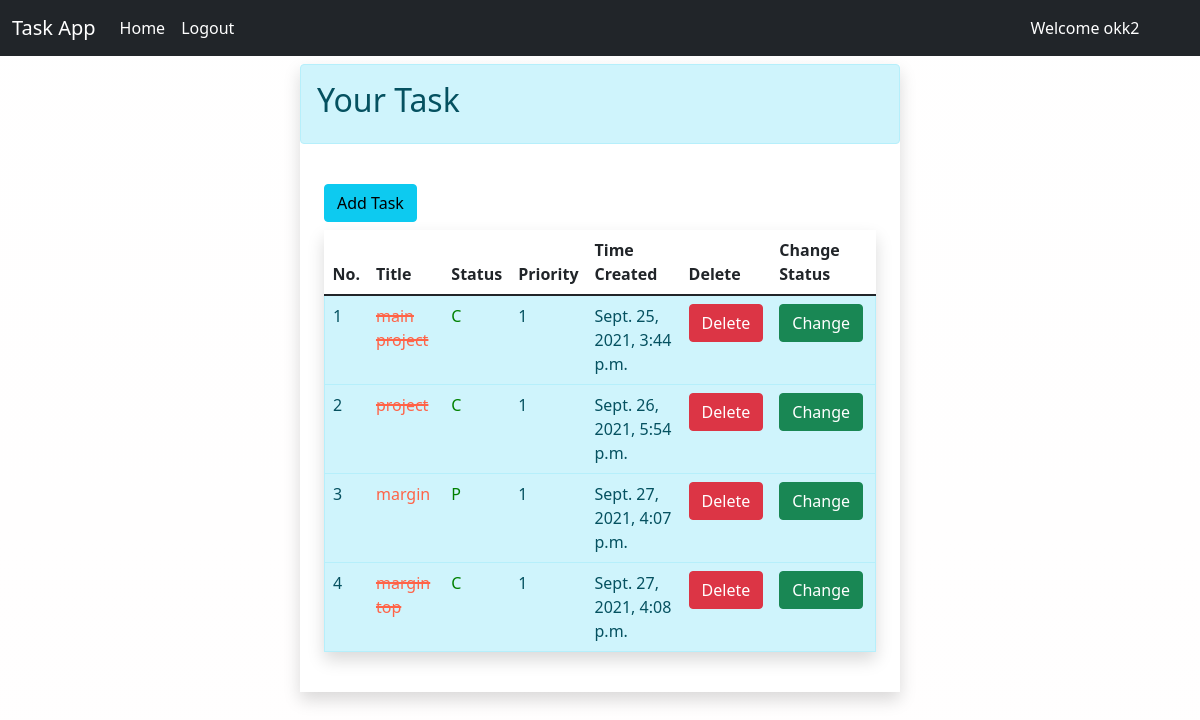
The app's page /view_task/ (signed in) with its own data.
### Task_app/models.py (models this page shows)
class TaskApp(models.Model):
    status_choices=[
        ('C', 'Completed'),
        ('P', 'Pending'),
    ]
    priority_choices=[
        ('1', 'one'),
        ('2', 'two'),
        ('3', 'three'),
        ('4', 'four'),
        ('5', 'five'),
    ]
    title = models.CharField(max_length=30)
    status = models.CharField(max_length=2,choices=status_choices)
    date = models.DateTimeField(auto_now_add=True)
    user = models.ForeignKey(User , on_delete= models.CASCADE)
    priority = models.CharField(max_length=2, choices=priority_choices)

### Task_app/views.py (the view)
# urls.py: path('view_task/', view_task ,name='view_task' ),
def view_task(request):
    if request.user.is_authenticated:
        user = request.user
        form = TaskAppForm()
        tasks = TaskApp.objects.filter(user=user).order_by('priority')
        return render(request, 'view_task.html', {'form': form, 'tasks': tasks})
    else:
        return redirect('ulogin')

### Task_app/templates/view_task.html (shortened to what this page needs)
{% extends 'base.html' %}
{% block content %}
<div class="col-lg-6 shadow mx-auto mt-2 " style="background-color: white;">
    <div class="alert alert-info">
        <h2>Your Task</h2>
    </div>
    <div class="p-4">
        <button class="btn btn-info"><a href="{% url 'add_task' %}" style="text-decoration:none; color:black;">Add
                Task</a></button>
        <br>
        {% if tasks|length == 0 %}
        <div class="alert alert-info text-center" style="margin-top:10px;">
            <p class="display-20" style="font-size:40px;">No Task Available</p>
        </div>
        {% else %}
        <table class="table shadow mt-2">
            <thead>
                <tr>
                    <th>No.</th>
                    <th>Title</th>
                    <th>Status</th>
                    <th>Priority</th>
                    <th>Time Created</th>
                    <th>Delete</th>
                    <th>Change Status</th>
                </tr>
            </thead>
            <tbody>
                {% for task in tasks %}
                <tr class="alert alert-info">
                    <td>{{forloop.counter}}</td>
                    {% if task.status == 'C' %}
                    <td style="color:tomato; text-decoration: line-through 2px solid tomato;">{{task.title}}</td>
                    {% else %}
                    <td style="color:tomato;">{{task.title}}</td>
                    {% endif %}
                    <td style="color:green;">{{task.status}}</td>
                    <td>{{task.priority}}</td>
                    <td>{{task.date}}</td>
                    <td><a href="/delete_task/{{task.id}}"
                    onclick="return confirm('are you sure??? you want to delete the task')" class="btn btn-danger" title="delete">Delete</a></td>
                    {% if task.status == 'C' %}
                    <td><a href="/change_status/{{task.id}}/P" onclick="return confirm('are you sure? you are changing status from completed to pending??')" class="btn btn-success" title="delete">Change</a></td>
                    {% else %}
                    <td><a href="/change_status/{{task.id}}/C"  onclick="return confirm('are you sure? you are changing status from pending to compeleted??')" class="btn btn-success" title="delete">Change</a></td>
                    {% endif %}
                </tr>
                {% endfor %}
            </tbody>
        </table>
        {% endif %}
    </div>
</div>
{% endblock %}

### Task_app/templates/base.html (shortened to what this page needs)
<!doctype html>
<html lang="en">
<head>
    <link href="https://cdn.jsdelivr.net/npm/bootstrap@5.1.1/dist/css/bootstrap.min.css" rel="stylesheet"
>
</head>
<body>
    <nav class="navbar navbar-expand-lg navbar-dark bg-dark">
        <div class="container-fluid">
            <a class="navbar-brand" href="#">Task App</a>
            <div class="collapse navbar-collapse" id="navbarTogglerDemo03">
                <ul class="navbar-nav ml-auto">
                    <li class="nav-item">
                        <a class="nav-link active" href="{% url 'home' %}">Home</a>
                        {% if user.is_authenticated %}
                    </li>
                    <li class="nav-item">
                        <a class="nav-link active" aria-current="page" href="{% url 'ulogout' %}">Logout</a>
                    </li>
                    <li class="nav-item">
                        <a class="nav-link active" aria-current="page" style="margin-left: 780px;">Welcome {{user}}</a>
                    </li>
                        {% endif %}
                </ul>
            </div>
        </div>
    </nav>
    {% block content %}{% endblock %}
</body>
</html>

### Task_app/templates/base.html (style rules this page uses)
body { background-image: linear-gradient(rgba(255, 253, 253, 0.247), rgba(255, 250, 250, 0.253)), url('https://images.unsplash.com/photo-1586281380117-5a60ae2050cc?ixid=MnwxMjA3fDB8MHxwaG90by1wYWdlfHx8fGVufDB8fHx8&ixlib=rb-1.2.1&auto=format&fit=crop&w=870&q=80'); background-repeat: no-repeat; background-size: 100%; height: 100vh; }

### records on screen
TaskApp: title "main project", status "C", priority "1", date "Sept. 25, 2021, 3:44 p.m."
TaskApp: title "project", status "C", priority "1", date "Sept. 26, 2021, 5:54 p.m."
TaskApp: title "margin", status "P", priority "1", date "Sept. 27, 2021, 4:07 p.m."
TaskApp: title "margin top", status "C", priority "1", date "Sept. 27, 2021, 4:08 p.m."

### other values on screen
{{ user }} "okk2"
